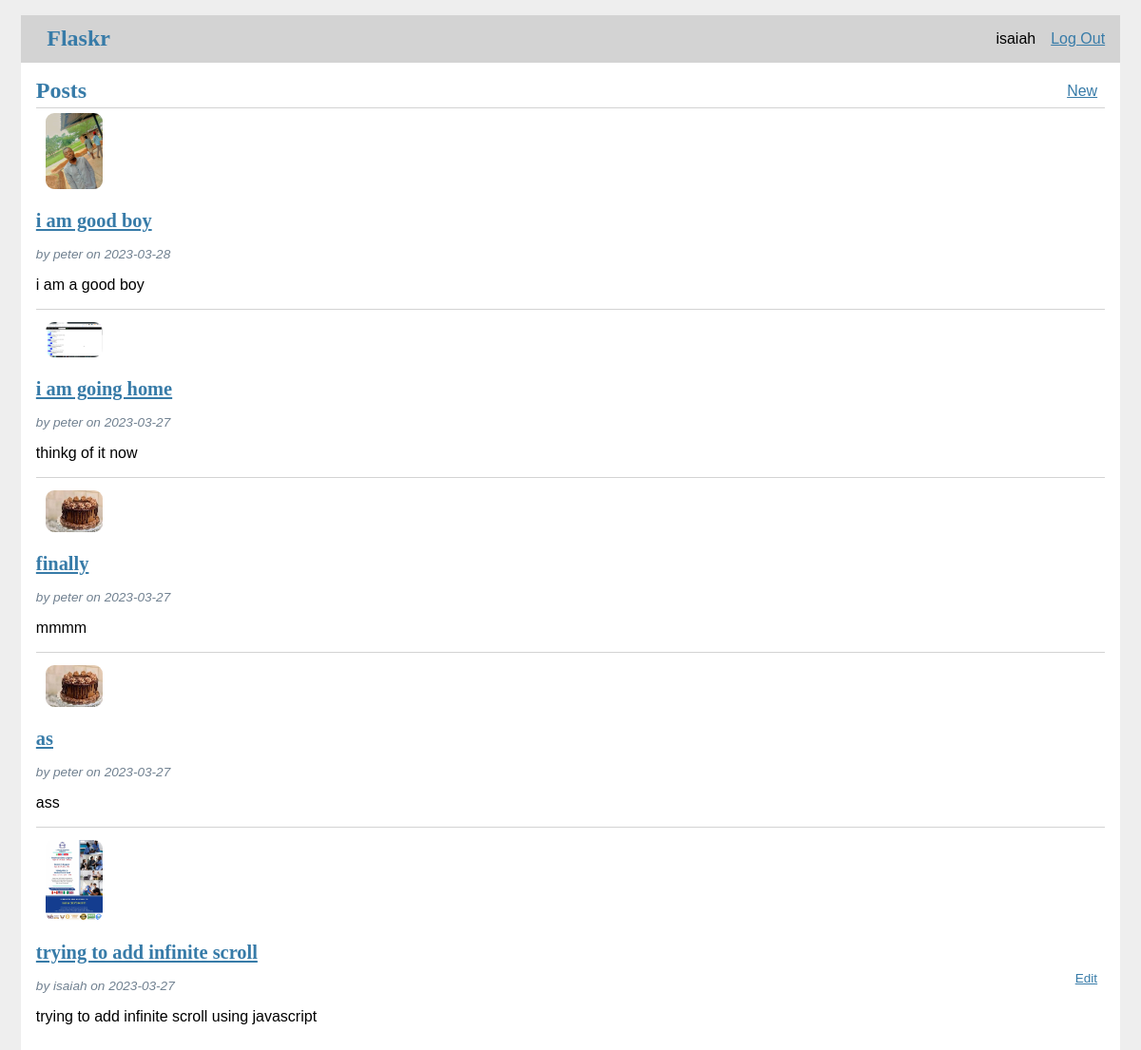
The app's page / (signed in) with its own data.
### tables this page shows
CREATE TABLE user (
  id INTEGER PRIMARY KEY AUTOINCREMENT,
  username TEXT UNIQUE NOT NULL,
  password TEXT NOT NULL
);

CREATE TABLE post (
  id INTEGER PRIMARY KEY AUTOINCREMENT,
  author_id INTEGER NOT NULL,
  created TIMESTAMP NOT NULL DEFAULT CURRENT_TIMESTAMP,
  title TEXT NOT NULL,
  body TEXT NOT NULL,
  image varchar(100) not null,
  like INTEGER NULL DEFAULT (0),
  FOREIGN KEY (like) REFERENCES user (id) on delete cascade
  FOREIGN KEY (author_id) REFERENCES user (id)
);

### flaskr/blog.py (the view)
@bp.route("/")
def index():
    db = get_db()
    posts = db.execute(
        "SELECT p.id,p.like, title,image, body, created, author_id, username"
        " FROM post p JOIN user u ON p.author_id = u.id"
        " ORDER BY created DESC"
    ).fetchall()
    return render_template("blog/index.html", posts=posts)

### flaskr/auth.py (called while the page is built)
@bp.before_app_request
def load_logged_in_user():
    user_id = session.get("user_id")
    if user_id is None:
        g.user = None
    else:
        g.user = (
            get_db().execute("SELECT * FROM user WHERE id = ?", (user_id,)).fetchone()
        )

### flaskr/db.py (called while the page is built)
def get_db():
    if "db" not in g:
        g.db = sqlite3.connect(
            current_app.config["DATABASE"], detect_types=sqlite3.PARSE_DECLTYPES
        )
        g.db.row_factory = sqlite3.Row
    return g.db

### flaskr/templates/blog/index.html
{% extends 'base.html' %}
{% block header %}
  <h1>{% block title %}Posts{% endblock %}</h1>
  {% if g.user %}
    <a class="action" href="{{ url_for('blog.create') }}">New</a>
  {% endif %}
{% endblock %}
{% block content %}
  {% for post in posts %}
    <article class="post">
      <header>
          <div>
              <img src="{{ url_for('blog.uploaded_file', filename=post['image']) }}">
            <h2><a href="{{ url_for('blog.detail', id=post['id']) }}">{{post['title']}}</a></h2>
          <div class="about">by {{ post['username'] }} on {{ post['created'].strftime('%Y-%m-%d') }}</div>
        </div>
        {% if g.user['id'] == post['author_id'] %}
          <a class="action" href="{{ url_for('blog.update', id=post['id']) }}">Edit</a>
        {% endif %}
      </header>
      <p class="body">{{ post['body'] }}</p>
    </article>
    {% if not loop.last %}
      <hr>
    {% endif %}
  {% endfor %}
{% endblock %}

### flaskr/templates/base.html (shortened to what this page needs)
<!doctype html>
<link rel="stylesheet" href="{{ url_for('static', filename='style.css') }}">
<nav>
  <h1><a href="{{ url_for('index') }}">Flaskr</a></h1>
  <ul>
    {% if g.user %}
      <li><span>{{ g.user['username'] }}</span>
      <li><a href="{{ url_for('auth.logout') }}">Log Out</a>
    {% else %}
      <li><a href="{{ url_for('auth.register') }}">Register</a>
      <li><a href="{{ url_for('auth.login') }}">Log In</a>
    {% endif %}
  </ul>
</nav>
<section class="content">
  <header>
    {% block header %}{% endblock %}
  </header>
  {% block content %}{% endblock %}
</section>

### flaskr/static/style.css (style rules this page uses)
img { margin: 5px 10px 3px 10px; width: 60px; border-radius: 9px; }
h1, h2, h3, h4, h5, h6 { font-family: serif; color: #377ba8; margin: 1rem 0; }
a { color: #377ba8; }
hr { border: none; border-top: 1px solid lightgray; }
nav { background: lightgray; display: flex; align-items: center; padding: 0 0.5rem; }
nav h1 { flex: auto; margin: 1%; }
nav h1 a { text-decoration: none; padding: 0.25rem 0.5rem; }
nav ul { display: flex; list-style: none; margin: 0; padding: 0; }
nav ul li a, nav ul li span, header .action { display: block; padding: 0.5rem; }
.content { padding: 0% 1rem 1rem; }
.content > header { border-bottom: 1px solid lightgray; display: flex; align-items: flex-end; }
.content > header h1 { flex: auto; margin: 1rem 0 0.25rem 0; }
.post > header { display: flex; align-items: flex-end; font-size: 0.85em; }
.post > header > div:first-of-type { flex: auto; }
.post .about { color: slategray; font-style: italic; }
.content:last-child { margin-bottom: 0; }
p { text-align: justify; }

### records on screen
user: user.username "isaiah"
post: image (picture), title "i am good boy", username "peter", created "2023-03-28", body "i am a good boy"
post: image (picture), title "i am going home", username "peter", created "2023-03-27", body "thinkg of it now"
post: image (picture), title "finally", username "peter", created "2023-03-27", body "mmmm"
post: image (picture), title "as", username "peter", created "2023-03-27", body "ass"
post: image (picture), title "trying to add infinite scroll", username "isaiah", created "2023-03-27", body "trying to add infinite scroll using javascript"
